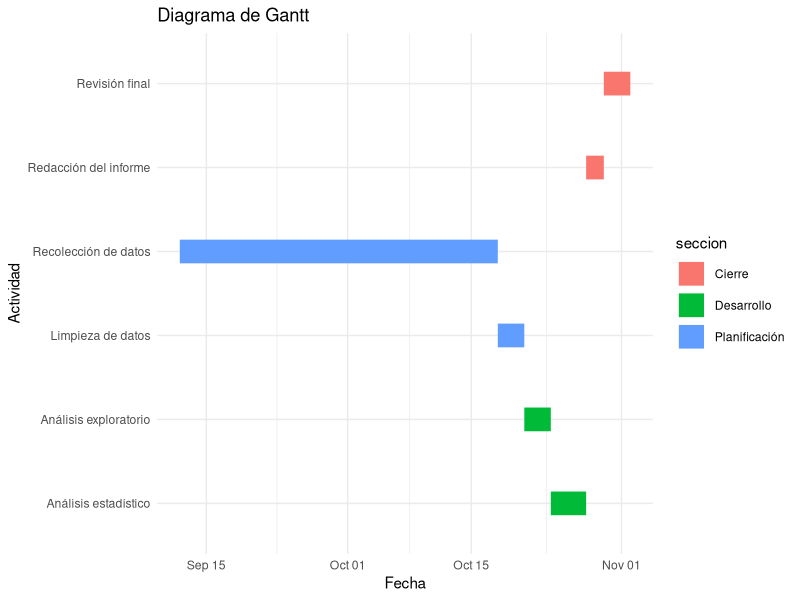
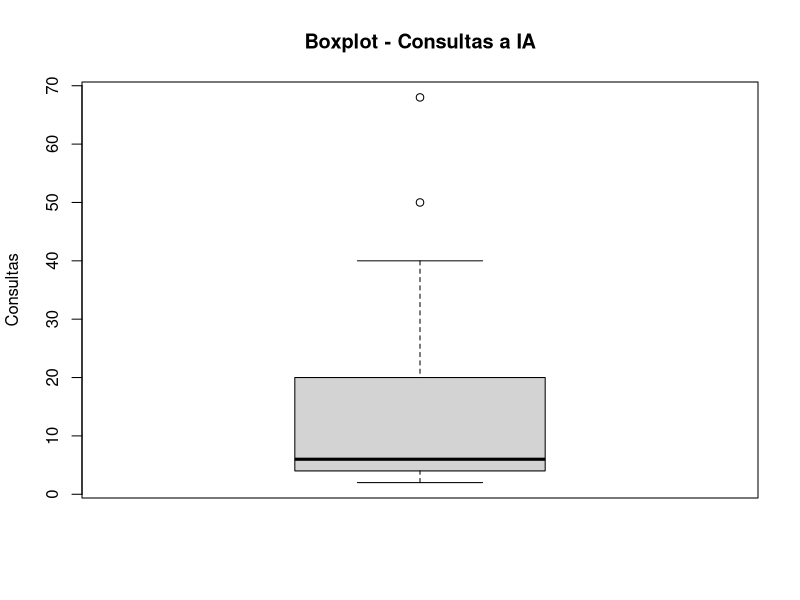
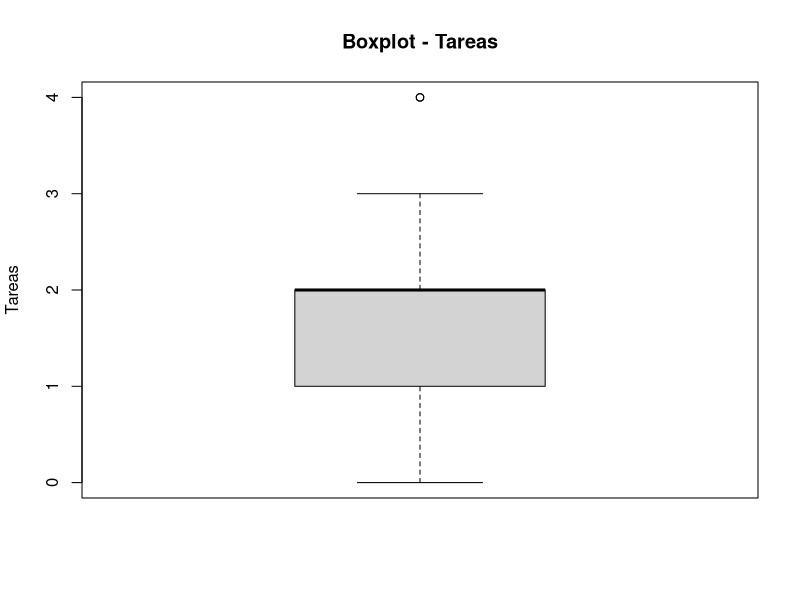
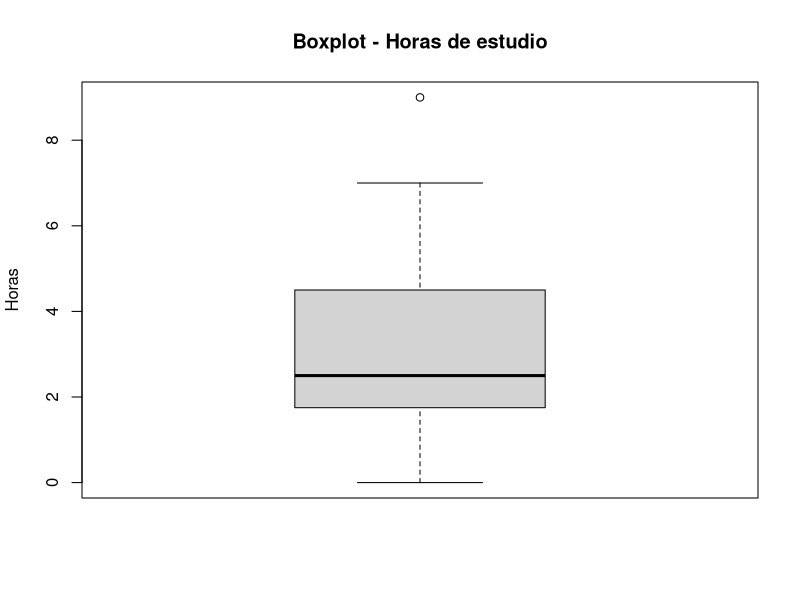
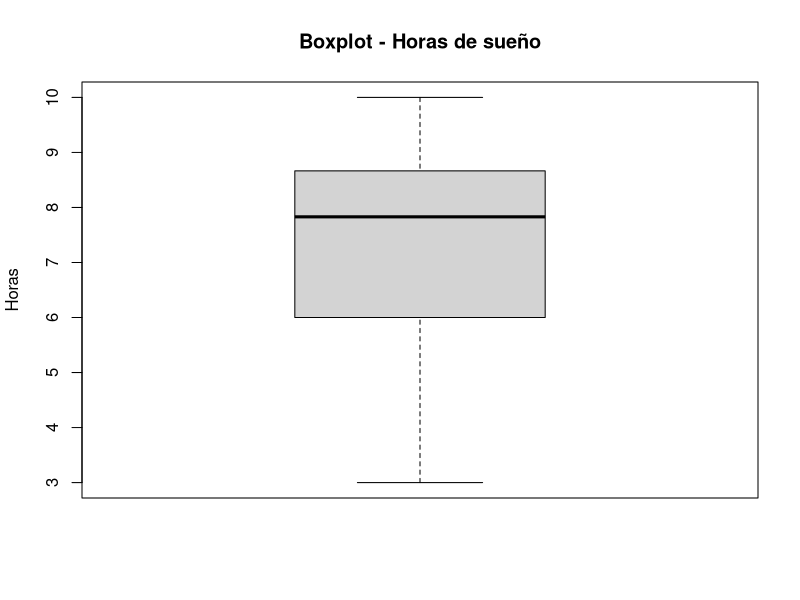

Write R code to recreate these figures, in order.
## ---- chunk 1
library(ggplot2)

tareas <- data.frame(
  tarea = c(
    "Recolección de datos",
    "Limpieza de datos",
    "Análisis exploratorio",
    "Análisis estadístico",
    "Redacción del informe",
    "Revisión final"
  ),
  inicio = as.Date(c(
    "2026-09-12", "2026-10-18", "2026-10-21", "2026-10-24", "2026-10-28", "2026-10-30"  # TODO: completar fechas "YYYY-MM-DD"
  )),
  fin = as.Date(c(
    "2026-10-18", "2026-10-21", "2026-10-24", "2026-10-28", "2026-10-30", "2026-11-02"  # TODO: completar fechas "YYYY-MM-DD"
  )),
  seccion = c(
    "Planificación",
    "Planificación",
    "Desarrollo",
    "Desarrollo",
    "Cierre",
    "Cierre"
  )
)

ggplot(tareas,
       aes(x = inicio,
           xend = fin,
           y = tarea,
           yend = tarea,
           color = seccion)) +
  geom_segment(linewidth = 8) +
  labs(title = "Diagrama de Gantt",
       x = "Fecha",
       y = "Actividad") +
  theme_minimal()
## ---- chunk 2
library(readr)
library(dplyr)
library(tidyverse)
library(ggplot2)

DF <- read_csv("RespuestasDiario.csv")
## ---- chunk 3
names(DF)
DFL <- DF
## ---- chunk 4
DFL %>% rename(hora = `Marca temporal`
               , consultas = `¿Cuántas consultas a una IA realizaste hoy?`
               , uso = `¿Cuál fue el uso principal que le diste a la IA hoy?`
               , satisfaccion = `¿Qué nivel de satisfacción tienes con tu avance académico de hoy?`
               , tareas = `¿En cuántas tareas de hoy el uso de la IA te ahorró tiempo?`
               , curso = `¿Cuál es el código del curso sobre el que hiciste la mayoría de tus consultas a la IA hoy?`
               , estudio = `¿Cuántas horas efectivas de estudio acumulaste el día de hoy?`
               , sueno = `¿Cuántas horas dormiste la noche pasada?`
               , comprension = `¿Qué nivel de comprensión tuviste de las actividades académicas que realizaste hoy?`
               , email = `Dirección de correo electrónico`) -> DFL
## ---- chunk 5
DFL <- DFL[, c("hora", "consultas", "uso", "satisfaccion", "tareas", "curso", "estudio", "sueno", "comprension", "email")]
names(DFL)
## ---- chunk 6
dim(DFL)
head(DFL)
sapply(DFL, class)
## ---- chunk 7
colSums(is.na(DFL))
## ---- chunk 8
round(colSums(is.na(DFL)) / nrow(DFL) * 100, 2)
## ---- chunk 9
sum(DFL$consultas == 0, na.rm = TRUE)
## ---- chunk 10
sum(DFL$tareas == 0, na.rm = TRUE)
## ---- chunk 11
sum(DFL$estudio == 0, na.rm = TRUE)
## ---- chunk 12
sum(DFL$sueno == 0, na.rm = TRUE)
## ---- chunk 13
length(unique(DFL$comprension))
unique(DFL$comprension)
## ---- chunk 14
length(unique(DFL$sueno))
unique(DFL$sueno)
## ---- chunk 15
length(unique(DFL$estudio))
unique(DFL$estudio)
## ---- chunk 16
length(unique(DFL$curso))
unique(DFL$curso)
## ---- chunk 17
length(unique(DFL$tareas))
unique(DFL$tareas)
## ---- chunk 18
length(unique(DFL$satisfaccion))
unique(DFL$satisfaccion)
## ---- chunk 19
length(unique(DFL$uso))
unique(DFL$uso)
## ---- chunk 20
length(unique(DFL$consultas))
unique(DFL$consultas)
## ---- chunk 21

#Se hace el filtrado por horas teniendo en cuenta que se guarda en el formato de 24 horas por lo que solo acotamos desde 21.5 osea 9:30 

DFL1<-DFL%>%filter(!(((hour(dmy_hms(hora)) + minute(dmy_hms(hora))/60) < 21.5))) %>% 

# en caso de superesswarnings es para evitar que arroje errores en consultas debido a que permite ingreso de datos vacios por lo que se trata de convertir a numero y de ahi vemos si es NA e inviertiendo mediante ! para quedarnos con los que si cumplan eso  
  
filter(!is.na(suppressWarnings(as.numeric(consultas))), 

# Repetimos el mismo tipo de filtrado con respecto a la variable tareas, sueno y estudio 

!is.na(suppressWarnings(as.numeric(tareas))),                                   
!is.na(suppressWarnings(as.numeric(estudio))),                           !is.na(suppressWarnings(as.numeric(sueno))))%>% 
  
#verificamos que las consultas y tareas sean numeros enteros 

filter(as.numeric(consultas)%%1==0, 
       as.numeric(tareas)%%1==0)

## ---- chunk 22
DF2<-DFL1%>%

#Mediante mutate se modificara los valores de las columnas por lo que primero usaremos tolower para convertirlo a minusculas y mediante chartr haremos el reemplazo de tildes  
  
  mutate(filtro=!str_detect(chartr("áéíóú","aeiou",tolower(uso)),
  
# Se busca si el texto ya limpio contiene alguna de las palabras como 
                            
  regex("ia|no|use|ninguno",ignore_case=TRUE))&

# Se verifica si consultas o tareas son mayores a 0
  
   (as.numeric(consultas)>0|
   as.numeric(tareas)>0|
     
# verificamos por si son solo guiones o por si es un valor nulo , esto se repetira para tareas tambien
     
   str_detect(curso,"^[ -]*$")|
   is.na(curso)|
   str_detect(tareas,"^[ -]*$")| 
   is.na(tareas)),

#  En esta ultima parte se revisa por si cada columna utilizada cumple con filtro y en ese caso se pondra como NA 

   uso = if_else(filtro, uso,NA_character_),
   consultas=if_else(filtro,consultas,NA_integer_),   
   tareas= if_else(filtro,tareas,NA_integer_),
   curso = if_else(filtro,curso,NA_character_)

# Ya hecho los cambios elimminamos filtro 

  ) %>% select(-filtro)  
## ---- chunk 23
# Número de consultas a IA
boxplot(DF2$consultas,
        main = "Boxplot - Consultas a IA",
        ylab = "Consultas")

boxplot.stats(DF2$consultas)$out
## ---- chunk 24
# Número de tareas donde la IA ahorró tiempo
boxplot(DF2$tareas,
        main = "Boxplot - Tareas",
        ylab = "Tareas")

boxplot.stats(DF2$tareas)$out
## ---- chunk 25
# Horas efectivas de estudio
boxplot(DF2$estudio,
        main = "Boxplot - Horas de estudio",
        ylab = "Horas")
        
boxplot.stats(DF2$estudio)$out
## ---- chunk 26
# Horas de sueño
boxplot(DF2$sueno,
        main = "Boxplot - Horas de sueño",
        ylab = "Horas")

boxplot.stats(DF2$sueno)$out
## ---- chunk 27
# Variabilidad de las consultas
range(DF2$consultas, na.rm = TRUE)
var(DF2$consultas, na.rm = TRUE)
sd(DF2$consultas, na.rm = TRUE)
IQR(DF2$consultas, na.rm = TRUE)
## ---- chunk 28
# Variabilidad de las tareas
range(DF2$tareas, na.rm = TRUE)
var(DF2$tareas, na.rm = TRUE)
sd(DF2$tareas, na.rm = TRUE)
IQR(DF2$tareas, na.rm = TRUE)
## ---- chunk 29
# Variabilidad de las horas de estudio
range(DF2$estudio, na.rm = TRUE)
var(DF2$estudio, na.rm = TRUE)
sd(DF2$estudio, na.rm = TRUE)
IQR(DF2$estudio, na.rm = TRUE)
## ---- chunk 30
# Variabilidad de las horas de sueño
range(DF2$sueno, na.rm = TRUE)
var(DF2$sueno, na.rm = TRUE)
sd(DF2$sueno, na.rm = TRUE)
IQR(DF2$sueno, na.rm = TRUE)
## ---- chunk 31
# Frecuencia del principal uso de IA
table(DF2$uso)
prop.table(table(DF2$uso)) * 100
## ---- chunk 32
# Frecuencia del nivel de satisfacción
table(DF2$satisfaccion)
prop.table(table(DF2$satisfaccion)) * 100
## ---- chunk 33
# Frecuencia del nivel de comprensión
table(DF2$comprension)
prop.table(table(DF2$comprension)) * 100
## ---- chunk 34
# tabla_NA <- data.frame(
#   Variable = c(...),
#   Cantidad_NA = c(...),
#   Porcentaje_NA = c(...)
# )
# tabla_NA
## ---- chunk 35
# table(DFL$VARIABLE_CATEGORICA)
# ggplot(DFL, aes(x = VARIABLE_CATEGORICA, fill = VARIABLE_CATEGORICA)) +
#   geom_bar() +
#   labs(title = "TÍTULO", x = "X", y = "Frecuencia") +
#   theme_minimal() + theme(legend.position = "none")
## ---- chunk 36
calcular_descriptores <- function(variable) {
  pctiles <- quantile(variable, c(0.25, 0.50, 0.75), type = 3, na.rm = TRUE)
  stats <- c(
    Media = mean(variable, na.rm = TRUE),
    Mediana = median(variable, na.rm = TRUE),
    Desviacion_Estandar = sd(variable, na.rm = TRUE),
    Varianza = var(variable, na.rm = TRUE),
    Percentil_25 = pctiles[["25%"]],
    Percentil_50 = pctiles[["50%"]],
    Percentil_75 = pctiles[["75%"]],
    IQR = IQR(variable, na.rm = TRUE),
    CV = sd(variable, na.rm = TRUE) / mean(variable, na.rm = TRUE)
  )
  return(round(stats, 2))
}
## ---- chunk 37
# print(calcular_descriptores(DFL$VARIABLE_NUMERICA))  # TODO: repetir por variable
## ---- chunk 38
# ggplot(DFL, aes(x = VARIABLE_NUMERICA)) +
#   geom_histogram(aes(y = after_stat(density)), bins = 15, fill = "#3498db", color = "white") +
#   geom_vline(aes(xintercept = mean(VARIABLE_NUMERICA, na.rm = TRUE)), color = "red", linetype = "dashed") +
#   labs(title = "TÍTULO", x = "X", y = "Densidad") +
#   theme_minimal()
## ---- chunk 39
# ggplot(DFL, aes(x = VARIABLE_A, y = VARIABLE_B, fill = VARIABLE_A)) +
#   geom_boxplot(alpha = 0.7) +
#   labs(title = "TÍTULO", x = "X", y = "Y") +
#   theme_minimal() + theme(legend.position = "none")
